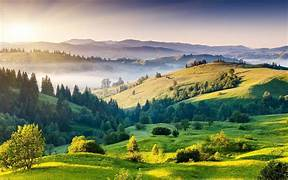
#> input picture th.jpeg, 288 x 180 px, found by its file name
$ python morphological_transformation.py
#> lines starting #> are read from the running program, lines starting #| are printed output that depends on the picture
import cv2
import numpy as np

img = cv2.imread('C:/Users/syeda/Downloads/th.jpeg', 0)
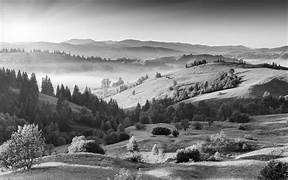
#> img: shape (180, 288); min 0, max 255, mean 130.9
kernel = np.ones((5,5), np.uint8)

opening = cv2.morphologyEx(img, cv2.MORPH_OPEN, kernel)
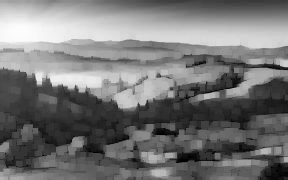
#> opening: shape (180, 288); min 0, max 252, mean 117.9
closing = cv2.morphologyEx(img, cv2.MORPH_CLOSE, kernel)
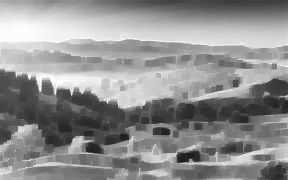
#> closing: shape (180, 288); min 28, max 255, mean 143.5

cv2.imshow('Opening (Noise Removal)', opening)
cv2.imshow('Closing (Fill Gaps)', closing)
cv2.waitKey(0)
cv2.destroyAllWindows()
